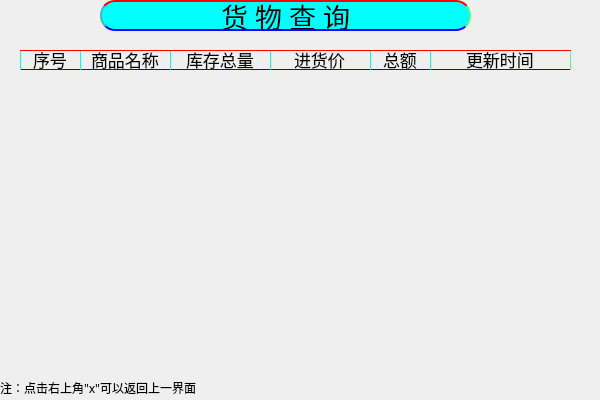
<?xml version="1.0" encoding="UTF-8"?>
<ui version="4.0">
 <class>enquireWindow</class>
 <widget class="QMainWindow" name="enquireWindow">
  <property name="geometry">
   <rect>
    <x>0</x>
    <y>0</y>
    <width>600</width>
    <height>400</height>
   </rect>
  </property>
  <property name="windowTitle">
   <string>货物查询</string>
  </property>
  <property name="windowIcon">
   <iconset resource="../image/image.qrc">
    <normaloff>:/logo.png</normaloff>:/logo.png</iconset>
  </property>
  <property name="styleSheet">
   <string notr="true"/>
  </property>
  <widget class="QWidget" name="centralwidget">
   <widget class="QLabel" name="label">
    <property name="geometry">
     <rect>
      <x>100</x>
      <y>0</y>
      <width>371</width>
      <height>31</height>
     </rect>
    </property>
    <property name="font">
     <font>
      <family>楷体</family>
      <pointsize>20</pointsize>
     </font>
    </property>
    <property name="styleSheet">
     <string notr="true">border-width: 15px; /* 边框宽度 */
border-radius: 15px; /* 边框半径 */

border-top-style: solid;
border-top-width: 5px;
border-top-color: red;
border-top: 2px solid red;
 
border-right-style: solid;
border-right-width: 3px;
border-right-color: #55ff7f;
border-right: 2px solid #55ff7f;
 
border-bottom-style: solid;
border-bottom-width: 2px;
border-bottom-color: blue;
border-bottom:2px solid blue;
 
border-left-style: solid;
border-left-width: 3px;
border-left-color: aqua;
border-left: 2px solid #3ebaba;

background: aqua; /* 背景颜色 1E90FF*/
 font-family: 楷体; /* 设置字体 */
 color: write; /* 字体颜色 */
</string>
    </property>
    <property name="text">
     <string>货 物 查 询</string>
    </property>
    <property name="alignment">
     <set>Qt::AlignCenter</set>
    </property>
   </widget>
   <widget class="QListWidget" name="listWidget">
    <property name="geometry">
     <rect>
      <x>20</x>
      <y>70</y>
      <width>551</width>
      <height>291</height>
     </rect>
    </property>
    <property name="styleSheet">
     <string notr="true">
background:transparent; /* 背景颜色 1E90FF*/</string>
    </property>
   </widget>
   <widget class="QLineEdit" name="lineEdit">
    <property name="geometry">
     <rect>
      <x>20</x>
      <y>50</y>
      <width>61</width>
      <height>20</height>
     </rect>
    </property>
    <property name="font">
     <font>
      <family>楷体</family>
      <pointsize>13</pointsize>
     </font>
    </property>
    <property name="styleSheet">
     <string notr="true">border-width: 15px; /* 边框宽度 */
border-radius: 20px; /* 边框半径 */

border-top-style: solid;
border-top-width: 5px;
border-top-color: red;
border-top: 1px solid red;
 
border-right-style: solid;
border-right-width: 3px;
border-right-color: #55ff7f;
border-right: 1px solid #55ff7f;
 
border-bottom-style: solid;
border-bottom-width: 2px;
border-bottom-color: blue;
border-bottom: 1px solid blue;
 
border-left-style: solid;
border-left-width: 3px;
border-left-color: aqua;
border-left: 1px solid aqua;

background:transparent; /* 背景颜色 1E90FF*/
 font-family: 楷体; /* 设置字体 */
 color: write; /* 字体颜色 */
</string>
    </property>
    <property name="text">
     <string>序号</string>
    </property>
    <property name="alignment">
     <set>Qt::AlignCenter</set>
    </property>
   </widget>
   <widget class="QLineEdit" name="lineEdit_2">
    <property name="geometry">
     <rect>
      <x>80</x>
      <y>50</y>
      <width>91</width>
      <height>20</height>
     </rect>
    </property>
    <property name="font">
     <font>
      <family>楷体</family>
      <pointsize>13</pointsize>
     </font>
    </property>
    <property name="styleSheet">
     <string notr="true">border-width: 15px; /* 边框宽度 */
border-radius: 20px; /* 边框半径 */

border-top-style: solid;
border-top-width: 5px;
border-top-color: red;
border-top: 1px solid red;
 
border-right-style: solid;
border-right-width: 3px;
border-right-color: #55ff7f;
border-right: 1px solid #55ff7f;
 
border-bottom-style: solid;
border-bottom-width: 2px;
border-bottom-color: blue;
border-bottom: 1px solid blue;
 
border-left-style: solid;
border-left-width: 3px;
border-left-color: aqua;
border-left: 1px solid aqua;

background:transparent; /* 背景颜色 1E90FF*/
 font-family: 楷体; /* 设置字体 */
 color: write; /* 字体颜色 */
</string>
    </property>
    <property name="text">
     <string>商品名称</string>
    </property>
    <property name="alignment">
     <set>Qt::AlignCenter</set>
    </property>
   </widget>
   <widget class="QLineEdit" name="lineEdit_3">
    <property name="geometry">
     <rect>
      <x>170</x>
      <y>50</y>
      <width>101</width>
      <height>20</height>
     </rect>
    </property>
    <property name="font">
     <font>
      <family>楷体</family>
      <pointsize>13</pointsize>
     </font>
    </property>
    <property name="styleSheet">
     <string notr="true">border-width: 15px; /* 边框宽度 */
border-radius: 20px; /* 边框半径 */

border-top-style: solid;
border-top-width: 5px;
border-top-color: red;
border-top: 1px solid red;
 
border-right-style: solid;
border-right-width: 3px;
border-right-color: #55ff7f;
border-right: 1px solid #55ff7f;
 
border-bottom-style: solid;
border-bottom-width: 2px;
border-bottom-color: blue;
border-bottom: 1px solid blue;
 
border-left-style: solid;
border-left-width: 3px;
border-left-color: aqua;
border-left: 1px solid aqua;

background:transparent; /* 背景颜色 1E90FF*/
 font-family: 楷体; /* 设置字体 */
 color: write; /* 字体颜色 */
</string>
    </property>
    <property name="text">
     <string>库存总量</string>
    </property>
    <property name="alignment">
     <set>Qt::AlignCenter</set>
    </property>
   </widget>
   <widget class="QLineEdit" name="lineEdit_4">
    <property name="geometry">
     <rect>
      <x>270</x>
      <y>50</y>
      <width>101</width>
      <height>20</height>
     </rect>
    </property>
    <property name="font">
     <font>
      <family>楷体</family>
      <pointsize>13</pointsize>
     </font>
    </property>
    <property name="styleSheet">
     <string notr="true">border-width: 15px; /* 边框宽度 */
border-radius: 20px; /* 边框半径 */

border-top-style: solid;
border-top-width: 5px;
border-top-color: red;
border-top: 1px solid red;
 
border-right-style: solid;
border-right-width: 3px;
border-right-color: #55ff7f;
border-right: 1px solid #55ff7f;
 
border-bottom-style: solid;
border-bottom-width: 2px;
border-bottom-color: blue;
border-bottom: 1px solid blue;
 
border-left-style: solid;
border-left-width: 3px;
border-left-color: aqua;
border-left: 1px solid aqua;

background:transparent; /* 背景颜色 1E90FF*/
 font-family: 楷体; /* 设置字体 */
 color: write; /* 字体颜色 */
</string>
    </property>
    <property name="text">
     <string>进货价</string>
    </property>
    <property name="alignment">
     <set>Qt::AlignCenter</set>
    </property>
   </widget>
   <widget class="QLineEdit" name="lineEdit_5">
    <property name="geometry">
     <rect>
      <x>370</x>
      <y>50</y>
      <width>61</width>
      <height>20</height>
     </rect>
    </property>
    <property name="font">
     <font>
      <family>楷体</family>
      <pointsize>13</pointsize>
     </font>
    </property>
    <property name="styleSheet">
     <string notr="true">border-width: 15px; /* 边框宽度 */
border-radius: 20px; /* 边框半径 */

border-top-style: solid;
border-top-width: 5px;
border-top-color: red;
border-top: 1px solid red;
 
border-right-style: solid;
border-right-width: 3px;
border-right-color: #55ff7f;
border-right: 1px solid #55ff7f;
 
border-bottom-style: solid;
border-bottom-width: 2px;
border-bottom-color: blue;
border-bottom: 1px solid blue;
 
border-left-style: solid;
border-left-width: 3px;
border-left-color: aqua;
border-left: 1px solid aqua;

background:transparent; /* 背景颜色 1E90FF*/
 font-family: 楷体; /* 设置字体 */
 color: write; /* 字体颜色 */
</string>
    </property>
    <property name="text">
     <string>总额</string>
    </property>
    <property name="alignment">
     <set>Qt::AlignCenter</set>
    </property>
   </widget>
   <widget class="QLineEdit" name="lineEdit_6">
    <property name="geometry">
     <rect>
      <x>430</x>
      <y>50</y>
      <width>141</width>
      <height>20</height>
     </rect>
    </property>
    <property name="font">
     <font>
      <family>楷体</family>
      <pointsize>13</pointsize>
     </font>
    </property>
    <property name="styleSheet">
     <string notr="true">border-width: 15px; /* 边框宽度 */
border-radius: 20px; /* 边框半径 */

border-top-style: solid;
border-top-width: 5px;
border-top-color: red;
border-top: 1px solid red;
 
border-right-style: solid;
border-right-width: 3px;
border-right-color: #55ff7f;
border-right: 1px solid #55ff7f;
 
border-bottom-style: solid;
border-bottom-width: 2px;
border-bottom-color: blue;
border-bottom: 1px solid blue;
 
border-left-style: solid;
border-left-width: 3px;
border-left-color: aqua;
border-left: 1px solid aqua;

background:transparent; /* 背景颜色 1E90FF*/
 font-family: 楷体; /* 设置字体 */
 color: write; /* 字体颜色 */
</string>
    </property>
    <property name="text">
     <string>更新时间</string>
    </property>
    <property name="alignment">
     <set>Qt::AlignCenter</set>
    </property>
   </widget>
   <widget class="QLabel" name="label_3">
    <property name="geometry">
     <rect>
      <x>0</x>
      <y>380</y>
      <width>231</width>
      <height>16</height>
     </rect>
    </property>
    <property name="font">
     <font>
      <family>楷体</family>
     </font>
    </property>
    <property name="text">
     <string>注：点击右上角&quot;x&quot;可以返回上一界面</string>
    </property>
   </widget>
  </widget>
 </widget>
 <resources>
  <include location="../image/image.qrc"/>
 </resources>
 <connections/>
</ui>
